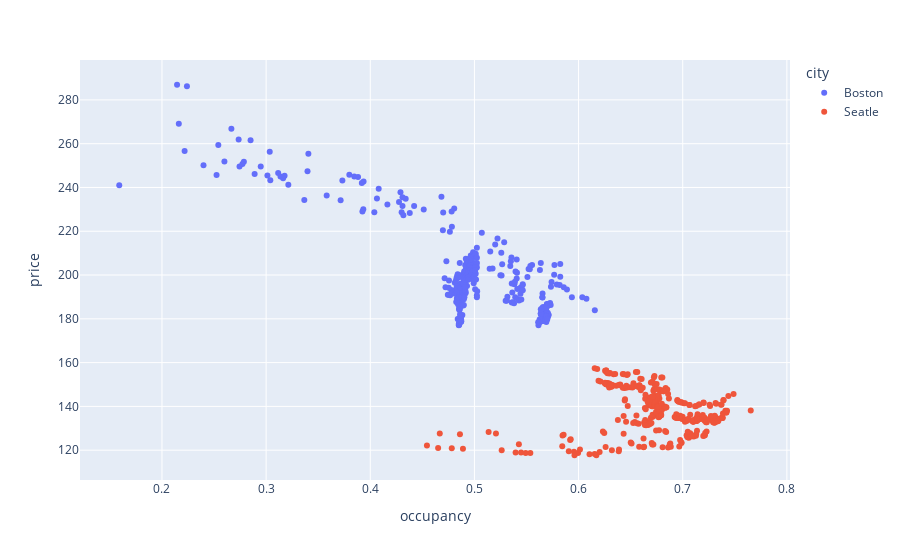

Notebook code for this chart:
### Markdown cell above
We decide to investigate the relationship between pricing and occupancy on a given day using a scatterplot.

### Code cell
fig = px.scatter(df_daily_price, x='occupancy', y='price', color='city')
fig.show()

### Figure 1 — Plotly figure (JSON) as saved in the notebook; plotly's stock layout.template omitted (floating-point values rounded to 4 significant figures; data arrays with more than 128 entries replaced by an {"elided": "..."} marker saying what was removed)
{"data": [{"hovertemplate": "city=Boston<br>occupancy=%{x}<br>price=%{y}<extra></extra>", "legendgroup": "Boston", "marker": {"color": "#636efa", "symbol": "circle"}, "mode": "markers", "name": "Boston", "orientation": "v", "showlegend": true, "type": "scatter", "x": {"elided": "365 float values"}, "xaxis": "x", "y": {"elided": "365 float values"}, "yaxis": "y"}, {"hovertemplate": "city=Seatle<br>occupancy=%{x}<br>price=%{y}<extra></extra>", "legendgroup": "Seatle", "marker": {"color": "#EF553B", "symbol": "circle"}, "mode": "markers", "name": "Seatle", "orientation": "v", "showlegend": true, "type": "scatter", "x": {"elided": "365 float values"}, "xaxis": "x", "y": {"elided": "365 float values"}, "yaxis": "y"}], "layout": {"legend": {"title": {"text": "city"}, "tracegroupgap": 0}, "margin": {"t": 60}, "xaxis": {"anchor": "y", "domain": [0, 1], "title": {"text": "occupancy"}}, "yaxis": {"anchor": "x", "domain": [0, 1], "title": {"text": "price"}}}}
